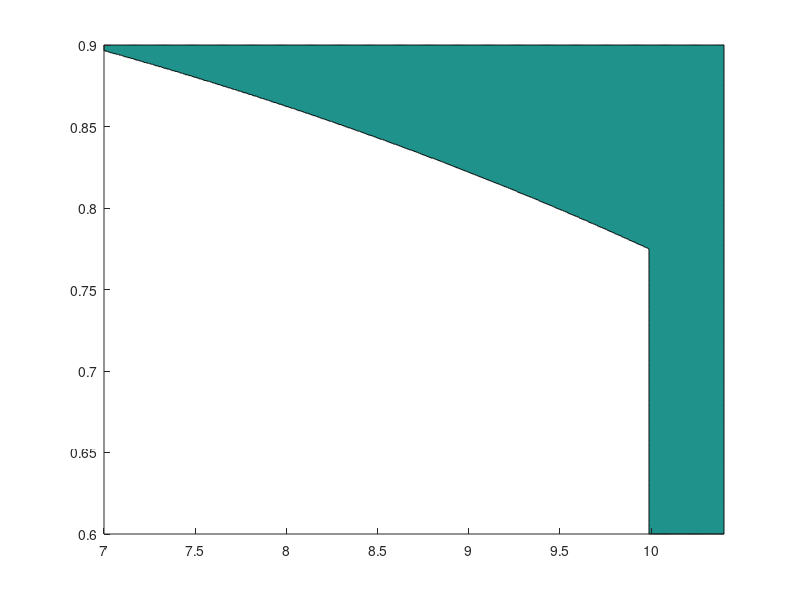

This chart was generated by the following MATLAB code: (Note: this script raises an error after producing the figure.)
% WangGraphical.m
% =========================================================
% XW3형 사이클로이드 감속기 체적 최소화 — 도식해법
%
% 설계변수 2개 (나머지 4개는 단목적 최적값으로 고정):
%   x1 = drp  (핀 직경, mm)  : 7.0 ~ 10.4
%   x2 = K1   (단폭계수)     : 0.60 ~ 0.90
%
% 고정 설계변수: Dp=140, B=7, D=55, dsw=14, Dw=90
% 수업 연결: Lec 05 도식해법 — meshgrid + contour
% =========================================================

clc; clear; close all;

%% ── 0. 고정 파라미터 ──────────────────────────────────
Dp = 140; B = 7; D = 55; dsw = 14; Dw = 90;
zc = 43; zp = 44; zw = 8; Delta2 = 2;

%% ── 1. 격자 생성 ──────────────────────────────────────
drp_vec = linspace(7.0, 10.4, 600);
K1_vec  = linspace(0.60, 0.90, 600);
[drp, K1] = meshgrid(drp_vec, K1_vec);

%% ── 2. 목적함수 — 체적 V ─────────────────────────────
V = (pi/4) .* B .* ( ...
    (Dp - K1.*Dp/zp - drp).^2 ...
    - (dsw + 2*Delta2 + K1.*Dp/zp).^2 .* zw ...
    - D^2 ) ...
    + K1 .* (Dp/zp) .* zc .* B;

%% ── 3. 제약조건 함수 ─────────────────────────────────
% y1: 언더컷/첨예화 방지
g1 = drp./2 - Dp/2 .* sqrt(27.*(1-K1.^2).*(zp-1)./(zp+1)^3);

% y4: K2 하한 (K2 >= 1.0) → g4 = 1 - K2 <= 0
K2 = (Dp ./ drp) .* sin(pi/zp);
g4 = 1.0 - K2;

% y5: K2 상한 (K2 <= 1.6) → drp 최솟값 기준 6.24mm로 범위 밖이므로 생략

%% ── 4. Infeasible 영역 ───────────────────────────────
infeasible = (g1 > 0) | (g4 > 0);
feasible   = ~infeasible;

%% ── 5. 최적해 및 초기점 ──────────────────────────────
drp_opt = 9.990; K1_opt = 0.775;
V_opt = (pi/4)*B*((Dp-K1_opt*Dp/zp-drp_opt)^2 ...
    -(dsw+2*Delta2+K1_opt*Dp/zp)^2*zw-D^2) ...
    +K1_opt*(Dp/zp)*zc*B;

drp0 = 10.0; K10 = 0.6069;
V0 = (pi/4)*B*((Dp-K10*Dp/zp-drp0)^2 ...
    -(dsw+2*Delta2+K10*Dp/zp)^2*zw-D^2) ...
    +K10*(Dp/zp)*zc*B;

fprintf('최적해: drp* = %.3f mm,  K1* = %.4f,  V* = %.0f mm³\n', drp_opt, K1_opt, V_opt);
fprintf('초기점: drp0 = %.3f mm,  K10 = %.4f,  V0 = %.0f mm³\n', drp0, K10, V0);

%% ── 6. 도식해법 그래프 ───────────────────────────────
figure('Name','도식해법 — drp vs K1 체적 최소화', ...
       'NumberTitle','off','Position',[80 80 950 720]);
hold on;

%% (a) Infeasible 영역 음영
contourf(drp, K1, double(infeasible), [0.5 0.5], ...
    'FaceColor',[1 0.87 0.87], 'EdgeColor','none');

%% (b) 체적 등축선 — 전체 영역에 그려야 최적해가 경계 교점임을 확인 가능
V_levels = [52000, 53000, 54000, 55128, 56000, 57000, 59000, 62000, 66000];
[C_V, h_V] = contour(drp, K1, V, V_levels, ...
    'k--', 'LineWidth', 1.0);
clabel(C_V, h_V, [52000, 55128, 57000, 62000], ...
    'FontSize', 8, 'Color', [0.3 0.3 0.3], 'LabelSpacing', 300);

%% (c) 제약조건 경계선
[~, hg1] = contour(drp, K1, g1, [0 0], 'k-',  'LineWidth', 2.5);
[~, hg4] = contour(drp, K1, g4, [0 0], 'b-',  'LineWidth', 2.5);

%% (d) 최적해
scatter(drp_opt, K1_opt, 160, 'r', 'filled', ...
    'MarkerEdgeColor','k', 'LineWidth',1.5, ...
    'DisplayName', sprintf('최적해  V^* = %.0f mm³', V_opt));
text(drp_opt + 0.05, K1_opt + 0.008, ...
    sprintf('X^* = (%.3f,  %.3f)\nV^* = %.0f mm³', drp_opt, K1_opt, V_opt), ...
    'FontSize', 9, 'Color', 'r', 'FontWeight', 'bold', ...
    'BackgroundColor','w', 'EdgeColor','r', 'Margin', 3);

%% (e) 초기점
scatter(drp0, K10, 130, 'bs', 'filled', ...
    'MarkerEdgeColor','k', 'LineWidth',1.5, ...
    'DisplayName', sprintf('초기점  V_0 = %.0f mm³', V0));
text(drp0 + 0.05, K10 + 0.008, ...
    sprintf('X_0 = (%.1f,  %.4f)\nV_0 = %.0f mm³', drp0, K10, V0), ...
    'FontSize', 9, 'Color', 'b', ...
    'BackgroundColor','w', 'EdgeColor','b', 'Margin', 3);

%% (f) 가용 영역 레이블
text(8.0, 0.835, 'Feasible Region', ...
    'FontSize', 13, 'FontWeight', 'bold', ...
    'Color', [0 0.5 0], 'HorizontalAlignment','center');

%% (g) Infeasible 레이블 (각 영역 중심에 배치)
% g1 위반 (우상단 빨간 영역)
text(9.0, 0.88, {'Infeasible'; '(y1: 언더컷 위반)'}, ...
    'FontSize', 8, 'Color', [0.7 0 0], 'HorizontalAlignment','center');
% g4 위반 (우측 — drp 너무 굵음)
text(10.25, 0.72, {'Infeasible'; '(y4: K_2 < 1.0)'}, ...
    'FontSize', 8, 'Color', [0 0 0.8], 'HorizontalAlignment','center', ...
    'Rotation', 90);

%% (h) 제약 경계선 레이블
% g1=0 경계 (곡선 위 적당한 위치)
text(8.3, 0.865, 'g_1 = 0', 'FontSize', 9, 'Color', 'k', ...
    'FontWeight','bold', 'BackgroundColor','w');
% g4=0 경계 (수직선 근처)
text(9.82, 0.83, 'g_4 = 0\n(K_2 = 1.0)', 'FontSize', 9, 'Color', 'b', ...
    'FontWeight','bold', 'BackgroundColor','w', 'HorizontalAlignment','right');
%% (i) 체적 감소 방향 화살표 (annotation 사용)
% 데이터 좌표 → normalized figure 좌표로 변환
ax = gca;
x_range = [7.0, 10.4]; y_range = [0.60, 0.90];
ax.XLim = x_range; ax.YLim = y_range;

% 화살표 시작점/끝점 (데이터 좌표)
ax1 = 8.3; ay1 = 0.770;   % 시작 (좌하단, 큰 체적)
ax2 = 9.0; ay2 = 0.785;   % 끝 (우상단, 작은 체적, 최적해 방향)

% 그래프 영역의 normalized 좌표로 변환
pos = ax.Position;
norm_x1 = pos(1) + (ax1 - x_range(1))/(x_range(2)-x_range(1)) * pos(3);
norm_y1 = pos(2) + (ay1 - y_range(1))/(y_range(2)-y_range(1)) * pos(4);
norm_x2 = pos(1) + (ax2 - x_range(1))/(x_range(2)-x_range(1)) * pos(3);
norm_y2 = pos(2) + (ay2 - y_range(1))/(y_range(2)-y_range(1)) * pos(4);

annotation('arrow', [norm_x1 norm_x2], [norm_y1 norm_y2], ...
    'Color', [0 0.6 0], 'LineWidth', 2.0, 'HeadWidth', 10, 'HeadLength', 10);
text(ax2 + 0.05, ay2 + 0.010, 'V 감소 방향', ...
    'FontSize', 9, 'Color', [0 0.6 0], 'FontWeight','bold');

%% 그래프 마무리
xlabel('d_{rp}  (핀 직경, mm)', 'FontSize', 12, 'FontWeight','bold');
ylabel('K_1  (단폭계수)', 'FontSize', 12, 'FontWeight','bold');
title({'XW3형 사이클로이드 감속기 체적 최소화 — 도식해법'; ...
    sprintf('(고정: D_p=%.0f, B=%.0f, D=%.0f, d_{sw}=%.0f mm)', Dp,B,D,dsw)}, ...
    'FontSize', 11);

legend({'Infeasible 영역', '체적 등축선 V (mm³)', ...
        'g_1=0  언더컷/첨예화 방지', ...
        'g_4=0  K_2 하한 (K_2 \geq 1.0)', ...
        sprintf('최적해  V^* = %.0f mm³', V_opt), ...
        sprintf('초기점  V_0 = %.0f mm³', V0)}, ...
    'Location','northwest', 'FontSize', 8.5);

xlim(x_range); ylim(y_range);
grid on; box on;
set(gca, 'FontSize', 10);
hold off;
